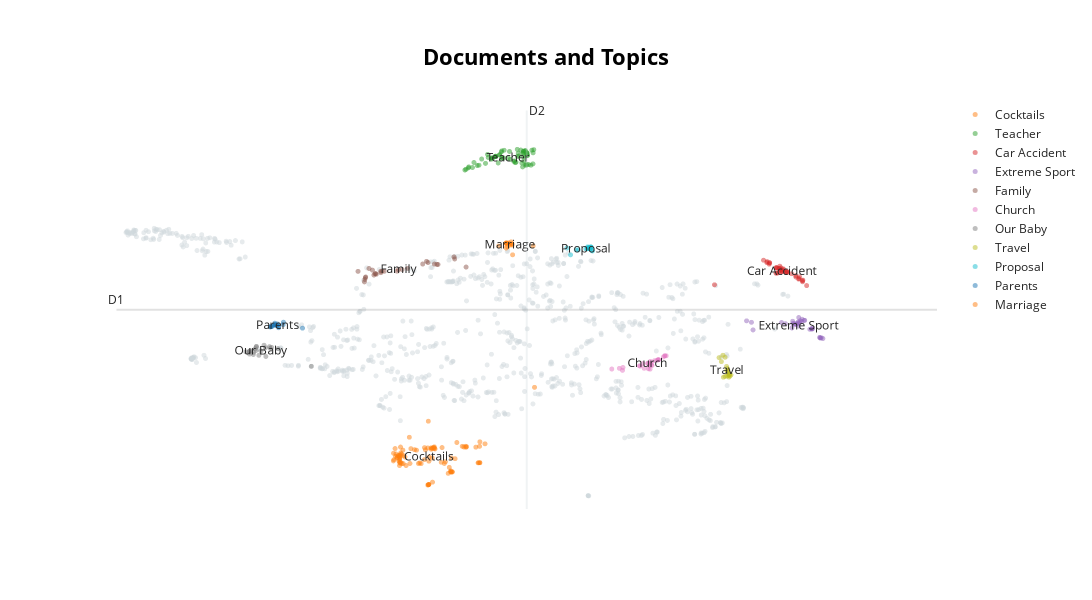

The notebook cell this image was saved under:
### Code cell
#Label Topics
topic_model.set_topic_labels({1:"Cocktails", 3: "Teacher", 5: "Car Accident",7: "Extreme Sport",8: "Family",10: "Church",12: "Our Baby",13: "Travel",16: "Proposal",17: "Parents",19: "Marriage"})

# Specify the topics you want to visualize
selected_topics = [1,3,5,7,8,10,12,13,16,17,19]

# Visualize only the selected topics
topic_model.visualize_documents(data['Message'], topics=selected_topics, custom_labels=True, height=600)
